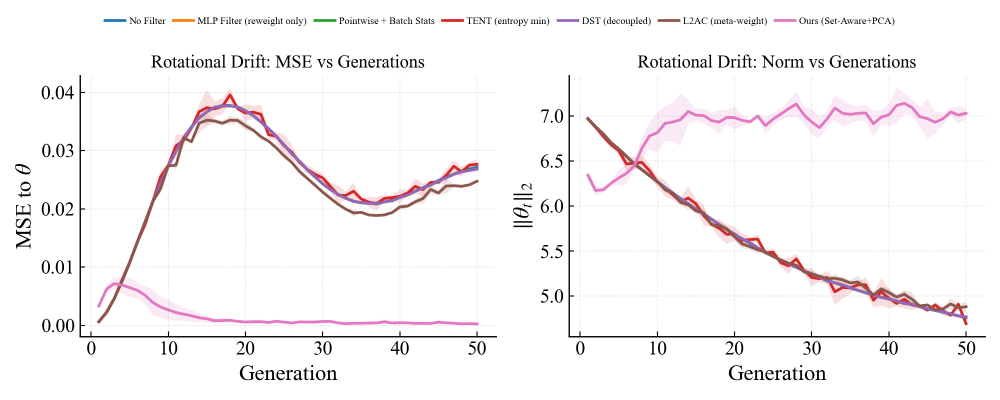
#> input picture Paper/Figures/exp8_curves.png, 2000 x 800 px, found by its file name (shown at 1/2 size)
$ python make_exp8_enhance.py
#> lines starting #> are read from the running program, lines starting #| are printed output that depends on the picture
"""
Create a stacked figure combining exp8 curves and visual grid for the paper.
"""

import argparse
import pathlib

import matplotlib.pyplot as plt
from PIL import Image

SCRIPT_DIR = pathlib.Path(__file__).resolve().parent
ROOT = SCRIPT_DIR.parent
BASE_FIGURES_DIR = ROOT / "Total_results" / "Figures" / SCRIPT_DIR.name
FIGURES_DIR = BASE_FIGURES_DIR / "results"

def load_image(path: pathlib.Path):
    return Image.open(path)
#> returned value is the input picture: PIL image 2000x800 RGBA; mean R, G, B, A 247.8, 245.2, 246.2, 255


def compose(curves_path: pathlib.Path, grid_path: pathlib.Path, out_path: pathlib.Path) -> None:
    img_curves = load_image(curves_path)
    img_grid = load_image(grid_path)
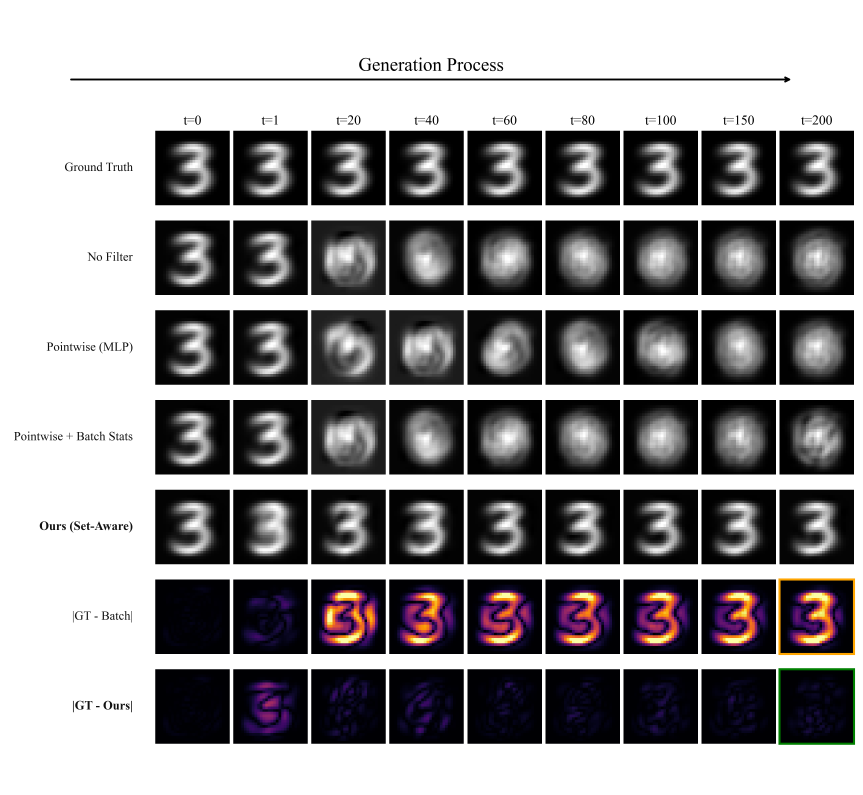
#> input picture Paper/Figures/exp8_visual_grid.png, 3450 x 3180 px, found by its file name (shown at 1/4 size)
#> in load_image, returned value is the input picture: PIL image 3450x3180 RGBA; mean R, G, B, A 146.8, 144.8, 146.3, 255

    # Resize to same width
    target_width = max(img_curves.width, img_grid.width)
#> target_width = 3450
    def resize_width(img):
        if img.width == target_width:
            return img
        ratio = target_width / img.width
#> ratio = 1.73
        new_size = (target_width, int(img.height * ratio))
#> new_size = (3450, 1380)
        return img.resize(new_size, Image.LANCZOS)
#> returned value: PIL image 3450x1380 RGBA

    img_curves = resize_width(img_curves)
    img_grid = resize_width(img_grid)

    sep = 30  # pixels
    total_height = img_curves.height + sep + img_grid.height
#> total_height = 4590
    canvas = Image.new("RGB", (target_width, total_height), color=(255, 255, 255))
#> canvas: PIL image 3450x4590 RGB; every value is 255
    canvas.paste(img_curves, (0, 0))
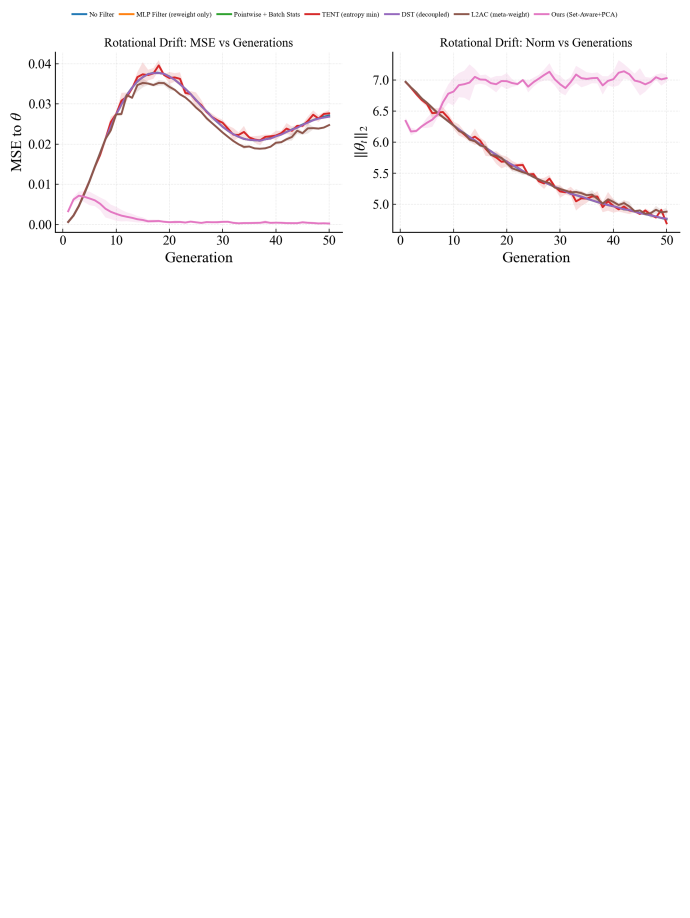
#> canvas: PIL image 3450x4590 RGB (shown at 1/5 size); mean R, G, B 252.8, 252, 252.3
    canvas.paste(img_grid, (0, img_curves.height + sep))
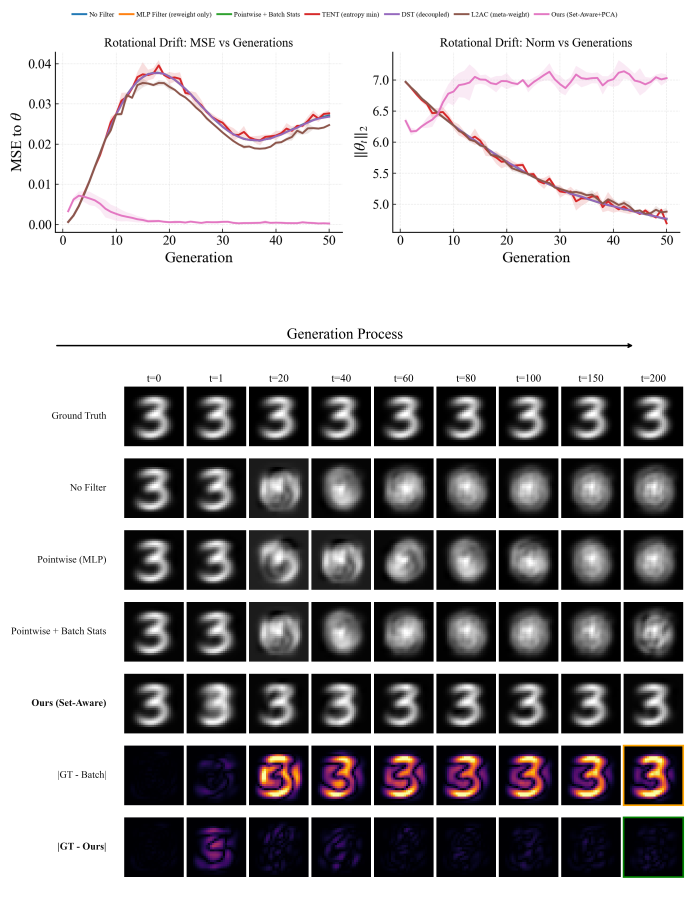
#> canvas: PIL image 3450x4590 RGB (shown at 1/5 size); mean R, G, B 177.8, 175.7, 177
    out_path.parent.mkdir(parents=True, exist_ok=True)
    canvas.save(out_path)


def main() -> None:
    parser = argparse.ArgumentParser()
    parser.add_argument("--curves", type=pathlib.Path, default=FIGURES_DIR / "exp8_curves.png")
    parser.add_argument("--grid", type=pathlib.Path, default=FIGURES_DIR / "exp8_visual_grid.png")
    parser.add_argument("--out", type=pathlib.Path, default=FIGURES_DIR / "exp8_enhence.png")
    args = parser.parse_args()
    compose(args.curves, args.grid, args.out)


if __name__ == "__main__":
    main()
